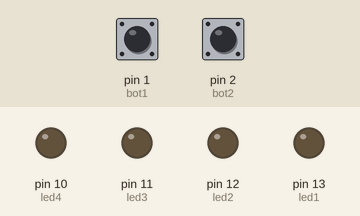
Bench run of a sketch on a simulated Arduino Uno, built with avr-gcc and run on an emulated ATmega328P. Parts: output pins drawn as LEDs (lit = HIGH). Dashed ring = blinking. Inputs (shaded band) come from the test bench; at power-on: pin 1 (bot1) LOW, pin 2 (bot2) LOW.

Above: at 1.2 s.
1.3 s: pin 1 (bot1) pulled HIGH for 0.15 s
At 1.37 s:
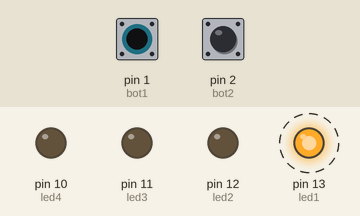
4.3 s: pin 2 (bot2) pulled HIGH for 0.15 s
At 4.52 s:
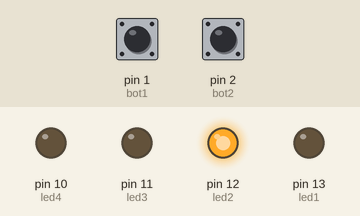
6.4 s: pin 1 (bot1) pulled HIGH for 1 s
At 6.77 s:
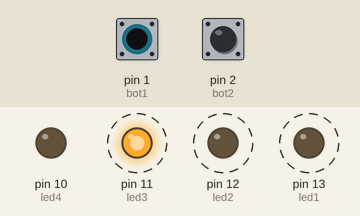
9.4 s: pin 2 (bot2) pulled HIGH for 1 s
At 9.92 s:
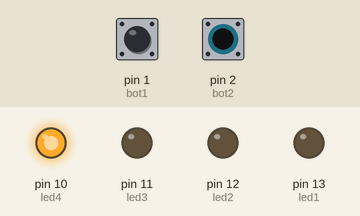
Timing chart, 0 to 12.4 s (numbered marks = the images above; inputs shaded):
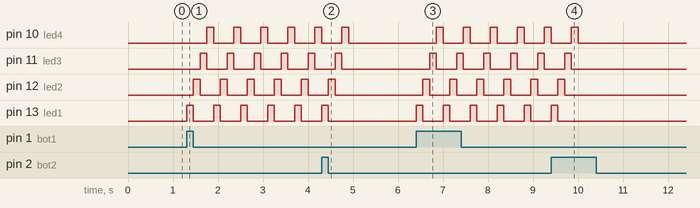

The sketch:

ARD_TESTE_teste_1.ino
```cpp
const int bot1 = 1;
const int bot2 = 2;
const int led1 = 13;
const int led2 = 12;
const int led3 = 11;
const int led4 = 10;


// a função setup roda somente uma vez, ao ligar o arduino ou reset
void setup() {
  // configura o led interno como saida.]
  pinMode(bot1, INPUT);
  pinMode(bot2, INPUT);
  pinMode(led1, OUTPUT);
  pinMode(led2, OUTPUT);
  pinMode(led3, OUTPUT);
  pinMode(led4, OUTPUT);
}

// função "loop" == função "while(true)"-(python)
void loop() {
 int vari2 = digitalRead(bot2);
 int vari1 = digitalRead(bot1);
  if (vari1 == HIGH){
    while(vari2 == LOW){
      vari2 = digitalRead(bot2);
      digitalWrite(led1, HIGH);
      delay(150);
      digitalWrite(led1, LOW);
      digitalWrite(led2, HIGH);
      delay(150);
      digitalWrite(led2, LOW);
      digitalWrite(led3, HIGH);
      delay(150);
      digitalWrite(led3, LOW);
      digitalWrite(led4, HIGH);
      delay(150);
      digitalWrite(led4, LOW);


    }
  }
  else   digitalWrite(led4, LOW);
}
```

Measured:
- after the input at 1.3 s, pin 10 (led4): alternates HIGH for 0.15 s and LOW for 0.45 s, starting after 0.45 s; pin 11 (led3): alternates HIGH for 0.15 s and LOW for 0.45 s, starting after 0.30 s
- after the input at 4.3 s, pin 10 (led4): goes on until 4.9 s, then stays LOW; pin 11 (led3): goes on until 4.8 s, then stays LOW; pin 12 (led2): goes on until 4.6 s, then stays LOW; pin 13 (led1): goes on until 4.5 s, then stays LOW
- after the input at 6.4 s, pin 10 (led4): alternates HIGH for 0.15 s and LOW for 0.45 s, starting after 0.45 s; pin 11 (led3): alternates HIGH for 0.15 s and LOW for 0.45 s, starting after 0.30 s
- after the input at 9.4 s, pin 10 (led4): goes on until 10.0 s, then stays LOW; pin 11 (led3): goes on until 9.9 s, then stays LOW; pin 12 (led2): goes on until 9.7 s, then stays LOW; pin 13 (led1): goes on until 9.6 s, then stays LOW
